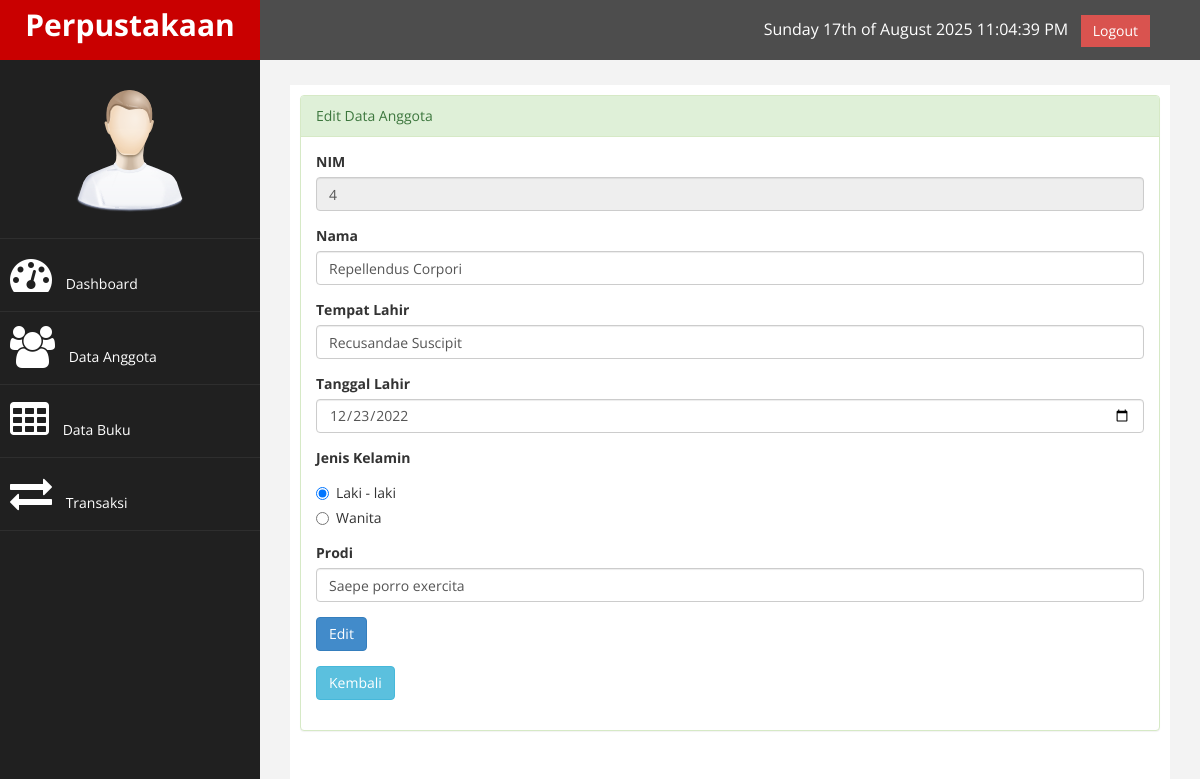
Page /index.php?page=anggota&aksi=edit&id=4 (signed in) on the committed database.
### tables this page shows
CREATE TABLE `tb_anggota` (
  `nim` int(11) NOT NULL,
  `nama` varchar(250) NOT NULL,
  `tempat_lahir` varchar(100) NOT NULL,
  `tgl_lahir` date NOT NULL,
  `jk` enum('l','p') NOT NULL,
  `prodi` varchar(50) NOT NULL
);

### page/anggota/edit.php (the view, shortened to what this page needs)
<?php
    $id = $_GET['id'];
    $sql = $conn->query("SELECT * FROM tb_anggota WHERE nim= '$id'");
    $anggota = $sql->fetch_assoc();
    $jkl = $anggota['jk'];
?>
<div class="panel panel-success">
    <div class="panel-heading">
            Edit Data Anggota
                        </div>
                        <div class="panel-body">
                            <div class="row">
                                <div class="col-md-12">
                                    <form role="form" method="POST">
                                    <div class="form-group">
                                            <label>NIM</label>
                                            <input class="form-control" name="nim" readonly value="<?php echo $anggota['nim'];?>" />
                                        </div>
                                        <div class="form-group">
                                            <label>Nama</label>
                                            <input class="form-control" name="nama" value="<?php echo $anggota['nama'];?>" />
                                        </div>
                                        <div class="form-group">
                                            <label>Tempat Lahir</label>
                                            <input class="form-control" name="tempat_lahir" value="<?php echo $anggota['tempat_lahir'];?>"/>
                                        </div>
                                        <div class="form-group">
                                            <label>Tanggal Lahir</label>
                                            <input class="form-control" type="date" name="tgl_lahir" value="<?php echo $anggota['tgl_lahir'];?>"/>
                                        </div>
                                        <div class="form-group">
                                            <label>Jenis Kelamin</label>
                                            <div class="radio">
                                                <label>
                                                    <input type="radio" name="jk" value="l" <?php echo($jkl=='l') ? "checked":" ";?>  checked />Laki - laki
                                                </label>
                                            </div>
                                            <div class="radio">
                                                <label>
                                                    <input type="radio" name="jk" value="p" <?php echo($jkl=='p') ? "checked" : " ";?>/>Wanita
                                                </label>
                                            </div>
                                        </div>
                                        <div class="form-group">
                                            <label>Prodi</label>
                                            <input class="form-control" name="prodi" value="<?php echo $anggota['prodi'];?>"/>
                                        </div>
                                        <div class="form-group">
                                            <button type="submit" class="btn btn-primary" value="simpan" name="simpan">Edit</button>
                                        </div>
                                        <div class="form-group">
                                            <a href="?page=anggota" class="btn btn-info">Kembali</a>
                                        </div>
                                    </form>
                </div>
                </div>
                </div>

### assets/css/custom.css (style rules this page uses)
body { font-family: 'Open Sans', sans-serif; }

### rows in the picture
tb_anggota: nim "4", nama "Repellendus Corpori", tempat_lahir "Recusandae Suscipit", tgl_lahir "12/23/2022", jk "☑ Laki - laki", jk "☐ Wanita", prodi "Saepe porro exercita"
